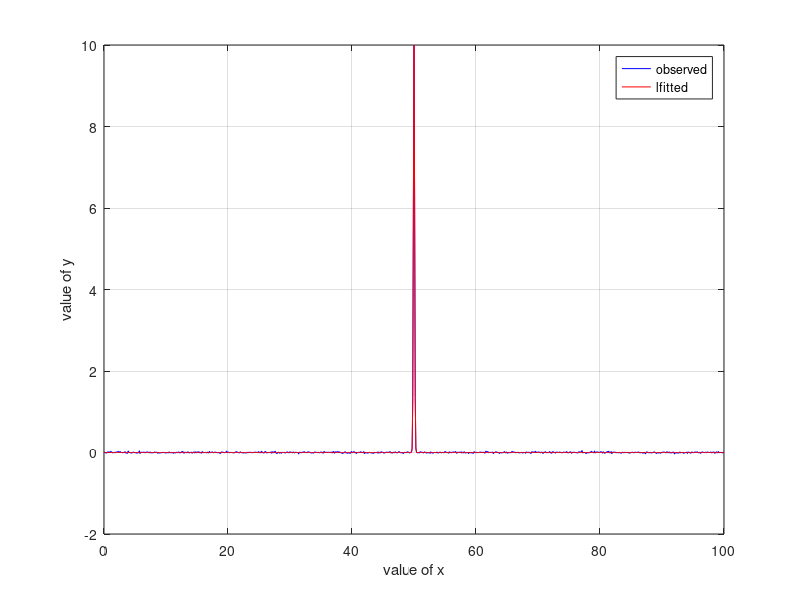

The MATLAB script that drew this image:
clc;close all;
x=0:0.1:100;
a=10;b=50;c=0.1
y=a*exp((-(x-b).^2)/(2*(c.^2)));
db=30;
yo=awgn(y,db,'measured');
%i

%%%% lsqcurvefit %%%
F = @(z,x)(z(1)*exp((-(x-z(2)).^2)/(2*(z(3).^2)))); %% 2nd order polynomial
ai=[10 50 0.1];  %% model parameters, needs to initialize/guess this
[al] = lsqcurvefit(F,ai,x,yo)  %% model parameters  
yl=F(al,x);  %Fitted data
MSEl=mean((yo-yl).^2)  %% MSE
 


figure;
plot(x,yo,'b',x,yl,'r')
xlabel('value of x');ylabel('value of y')
legend('observed','lfitted');grid on
